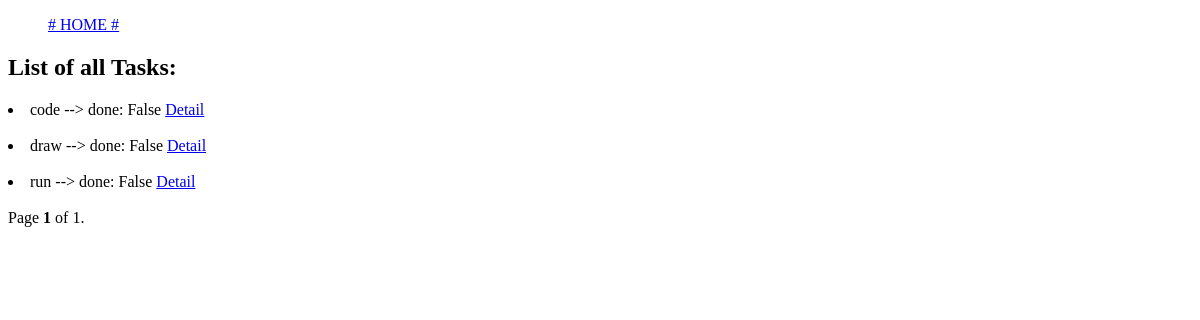
The app's page /todo/expired/, older data.
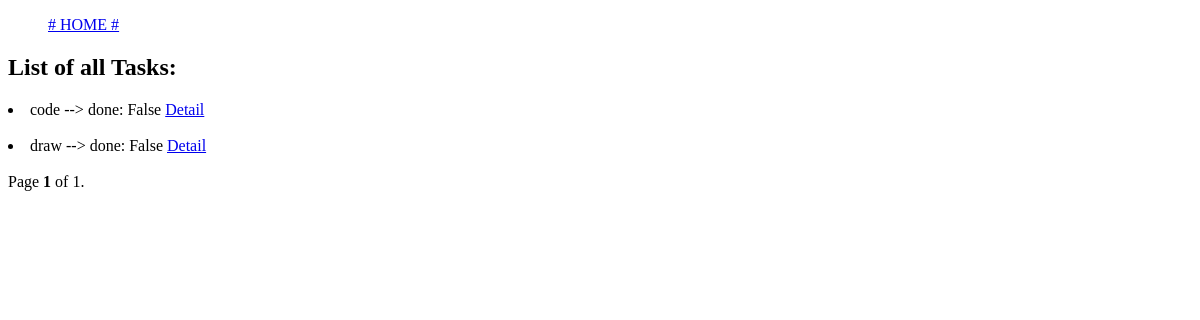
The same page, newer data.
### todo/models.py (models this page shows, shortened)
class Task(models.Model):
    TASK_CAT = [
        ('per', 'personal'),
        ('edu', 'education'),
        ('spo', 'sport'),
        ('buy', 'to buy')
    ]
    TASK_PRI = [
        ('ur', 'urgent'),
        ('im', 'important'),
        ('la', 'do later')
    ]
    title = models.CharField(max_length=150)
    description = models.TextField()
    category = models.CharField(max_length=3, choices=TASK_CAT)
    priority = models.CharField(max_length=2, choices=TASK_PRI)
    due_date = models.DateTimeField(blank=True, null=True)
    done = models.BooleanField(default=False)
    slug = models.SlugField(blank=True, null=True, unique=True)
    class META:
        ordering = ['due_date']

### todo/views.py (the view)
# urls.py: path('expired/', views.Manager.as_view(), name='expired_task_list'),
class Manager(ListView):
    model = Task
    paginate_by = 5
    def get_queryset(self):
        return Task.objects.filter(due_date__lt=datetime.now(timezone.utc), done=False)

### templates/todo/task_list.html (shortened to what this page needs)
{% extends 'index.html' %}
{% block content %}
{% if slug %}
<h2>Category {{ slug }}</h2>
{% else %}
<h2>List of all Tasks:</h2>
{% endif %}
{% for obj in object_list %}
    <li>{{ obj.title }} --> done: {{ obj.done }}
    <a href="{% url 'todo:task_detail' obj.slug %}"> Detail</a>
    </li>
    <br>
{% endfor %}
<nav>
<span class="current">
    Page <b>{{ page_obj.number }}</b> of {{ page_obj.paginator.num_pages }}.
</span>
</nav>
<br>
{% endblock %}

Row changes from the older to the newer data that the page shows:
removed Task: title "run", done "False"
